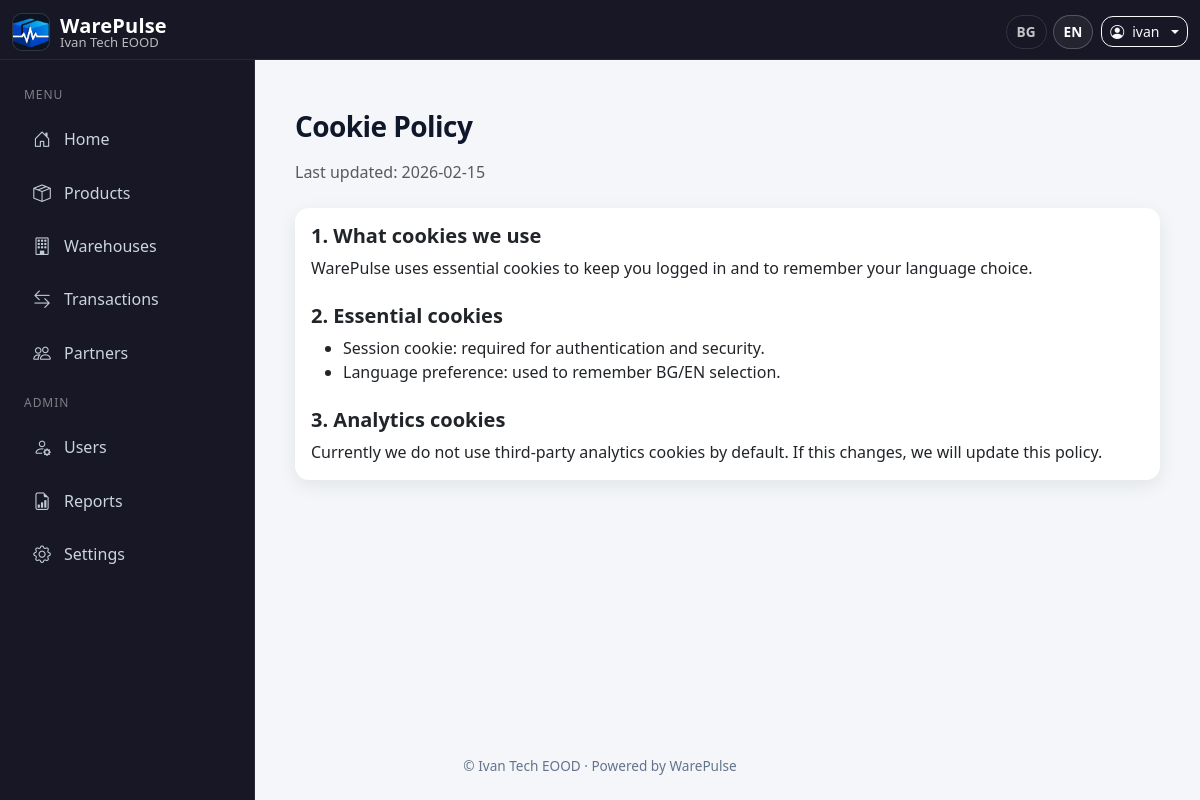
The page /legal/cookies (signed in) on the database its author committed.
### inventory/models.py (models this page shows, shortened)
class AppConfig(db.Model):
    __tablename__ = "app_config"
    id = db.Column(db.Integer, primary_key=True)
    owner_id = db.Column(db.Integer, db.ForeignKey("user.id"), nullable=False, unique=True)
    company_name = db.Column(db.String(120), default="My Company")
    logo_path = db.Column(db.String(200))
    notifications_enabled = db.Column(db.Boolean, default=True)
    low_stock_threshold = db.Column(db.Integer, default=5)
    default_language = db.Column(db.String(10), default="en")
    currency = db.Column(db.String(10), default="EUR")

class User(db.Model, UserMixin):
    __tablename__ = "user"
    id = db.Column(db.Integer, primary_key=True)
    username = db.Column(db.String(150), nullable=False, unique=True)
    email = db.Column(db.String(150), nullable=False, unique=True)
    password = db.Column(db.String(200), nullable=False)
    role = db.Column(db.String(50), nullable=False, default="User")
    created_by_id = db.Column(db.Integer, db.ForeignKey("user.id"), nullable=True)
    login_count = db.Column(db.Integer, default=0, nullable=False)
    last_login_ip = db.Column(db.String(64), nullable=True)
    last_login_country = db.Column(db.String(100), nullable=True)
    last_login_at = db.Column(db.DateTime, nullable=True)
    last_login_user_agent = db.Column(db.String(255), nullable=True)
    force_password_change = db.Column(db.Boolean, default=False, nullable=False)
    password_changed_at = db.Column(db.DateTime, nullable=True)
    email_verified = db.Column(db.Boolean, default=False, nullable=False)
    email_verified_at = db.Column(db.DateTime, nullable=True)
    verification_sent_at = db.Column(db.DateTime, nullable=True)
    company_name = db.Column(db.String(150), nullable=True)
    created_by = db.relationship("User", remote_side=[id], backref="created_users")
    transactions = db.relationship("Transaction", back_populates="user")
    login_events = db.relationship(
        "LoginEvent",
        back_populates="user",
        cascade="all, delete-orphan",
        order_by="desc(LoginEvent.logged_in_at)",
    )

### inventory/routes/legal.py (the view)
@bp.route("/cookies")
def cookies():
    return render_template("legal/cookies.html")

### inventory/utils/translations.py (called while the page is built)
def load_translations(lang, app):
    path = os.path.join('translations', f'{lang}.json')
    if not os.path.exists(path):
        path = os.path.join('translations', f"{app.config['DEFAULT_LANG']}.json")
    with open(path, 'r', encoding='utf-8') as f:
        return json.load(f)

def set_language(app):
    lang = request.args.get('lang')
    if lang and lang in app.config['LANGUAGES']:
        session['lang'] = lang
    elif 'lang' not in session:
        session['lang'] = app.config['DEFAULT_LANG']
    g.lang = session['lang']
    g.translations = load_translations(g.lang, app)

def _(key):
    try:
        return g.translations.get(key, key)
    except Exception:
        return key

### inventory/templates/legal/cookies.html (shortened to what this page needs)
{% extends "base.html" %}
{% block content %}
<div class="container py-4" style="max-width: 900px;">
  <h3 class="fw-bold mb-3">{{ _('Cookie Policy') }}</h3>
  <p class="text-muted mb-4">{{ _('Last updated') }}: 2026-02-15</p>
  <div class="card">
    <div class="card-body">
      <h5 class="fw-semibold">{{ _('1. What cookies we use') }}</h5>
      <p>{{ _('WarePulse uses essential cookies to keep you logged in and to remember your language choice.') }}</p>
      <h5 class="fw-semibold mt-4">{{ _('2. Essential cookies') }}</h5>
      <ul class="mb-0">
        <li>{{ _('Session cookie: required for authentication and security.') }}</li>
        <li>{{ _('Language preference: used to remember BG/EN selection.') }}</li>
      </ul>
      <h5 class="fw-semibold mt-4">{{ _('3. Analytics cookies') }}</h5>
      <p class="mb-0">{{ _('Currently we do not use third-party analytics cookies by default. If this changes, we will update this policy.') }}</p>
    </div>
  </div>
</div>
{% endblock %}

### inventory/templates/base.html (shortened to what this page needs)
<!DOCTYPE html>
<html lang="{{ g.lang or 'en' }}">
<head>
  <link href="https://cdn.jsdelivr.net/npm/bootstrap@5.3.2/dist/css/bootstrap.min.css" rel="stylesheet" />
  <link href="https://cdn.jsdelivr.net/npm/bootstrap-icons@1.11.3/font/bootstrap-icons.css" rel="stylesheet" />
</head>
<body>
<nav class="navbar navbar-dark topbar fixed-top">
  <div class="container-fluid">
    <a class="navbar-brand brand"
       href="{% if current_user.is_authenticated %}
                {% if current_user.role == 'Developer' %}
                  {{ url_for('users.developer_dashboard') }}
                {% else %}
                  {{ url_for('main.index') }}
                {% endif %}
              {% else %}
                {{ url_for('main.landing') }}
              {% endif %}">
      <img src="{{ url_for('static', filename='warepulse-logo.png') }}" alt="WarePulse Logo" />
      <div class="d-flex flex-column">
        <span class="name">WarePulse</span>
        <span class="company">{{ g.app_config.company_name if g.app_config else '' }}</span>
      </div>
    </a>
    <div class="ms-auto d-flex align-items-center gap-2 top-actions">
      {% set current_path = request.full_path %}
      {% if current_path.endswith('?') %}
        {% set current_path = request.path %}
      {% endif %}
      <div class="lang-pill d-none d-sm-flex align-items-center">
        <a href="{{ current_path | replace('lang=bg', '') | replace('lang=en', '') }}{% if '?' in current_path %}&{% else %}?{% endif %}lang=bg"
           class="{% if g.lang=='bg' %}active{% endif %}">BG</a>
        <a href="{{ current_path | replace('lang=bg', '') | replace('lang=en', '') }}{% if '?' in current_path %}&{% else %}?{% endif %}lang=en"
           class="{% if g.lang=='en' %}active{% endif %}">EN</a>
      </div>
      {% if current_user.is_authenticated %}
        <div class="dropdown">
          <a class="btn btn-outline-light btn-sm dropdown-toggle d-flex align-items-center gap-2"
             href="#" id="userDropdown" data-bs-toggle="dropdown" aria-expanded="false">
            <i class="bi bi-person-circle"></i>
            <span class="d-none d-sm-inline">{{ current_user.username }}</span>
          </a>
        </div>
      {% endif %}
    </div>
  </div>
</nav>
{% if current_user.is_authenticated and current_user.role != 'Developer' %}
  <aside id="sidebar" class="sidebar">
    <div class="nav-group-label">{{ _('Menu') }}</div>
    <a href="{{ url_for('main.index') }}"
       class="side-link {% if request.endpoint == 'main.index' %}active{% endif %}">
      <i class="bi bi-house-door"></i> {{ _('Home') }}
    </a>
    <a href="{{ url_for('products.products') }}"
       class="side-link {% if request.endpoint and request.endpoint.startswith('products.') %}active{% endif %}">
      <i class="bi bi-box-seam"></i> {{ _('Products') }}
    </a>
    <a href="{{ url_for('warehouses.warehouses') }}"
       class="side-link {% if request.endpoint and request.endpoint.startswith('warehouses.') %}active{% endif %}">
      <i class="bi bi-building"></i> {{ _('Warehouses') }}
    </a>
    <a href="{{ url_for('transactions.transactions') }}"
       class="side-link {% if request.endpoint and request.endpoint.startswith('transactions.') %}active{% endif %}">
      <i class="bi bi-arrow-left-right"></i> {{ _('Transactions') }}
    </a>
    <a href="{{ url_for('partners.partners') }}"
       class="side-link {% if request.endpoint and request.endpoint.startswith('partners.') %}active{% endif %}">
      <i class="bi bi-people"></i> {{ _('Partners') }}
    </a>
    {% if current_user.role == 'Admin / Owner' %}
      <div class="nav-group-label">{{ _('Admin') }}</div>
      <a href="{{ url_for('users.users') }}"
         class="side-link {% if request.endpoint and request.endpoint.startswith('users.') %}active{% endif %}">
        <i class="bi bi-person-gear"></i> {{ _('Users') }}
      </a>
      <a href="{{ url_for('reports.reports_home') }}"
         class="side-link {% if request.endpoint and request.endpoint.startswith('reports.') %}active{% endif %}">
        <i class="bi bi-file-earmark-bar-graph"></i> {{ _('Reports') }}
      </a>
      <a href="{{ url_for('settings.settings') }}"
         class="side-link {% if request.endpoint and request.endpoint.startswith('settings.') %}active{% endif %}">
        <i class="bi bi-gear"></i> {{ _('Settings') }}
      </a>
    {% endif %}
  </aside>
{% endif %}
<div class="content-wrap">
  <main class="main-content">
    {% block content %}{% endblock %}
  </main>
  <footer class="footer text-center">
    <div class="container">
      {% set company = g.app_config.company_name if g.app_config else '' %}
      © {{ company }} · Powered by WarePulse
    </div>
  </footer>
</div>
</body>
</html>

### inventory/templates/base.html (style rules this page uses)
:root { --sidebar-width: 255px; --bg: #f4f6f9; --surface: #ffffff; --topbar: #171725; --sidebar: #171725; --sidebar-border: rgba(255,255,255,0.08); --text: #0f172a; --muted: #64748b; --link: #cbd5e1; --link-hover: #ffffff; --link-active-bg: rgba(13, 110, 253, 0.18); --primary: #0d6efd; --shadow: 0 0.35rem 1.2rem rgba(15, 23, 42, 0.08); --radius: 14px; }
body { background: var(--bg); color: var(--text); font-family: system-ui, -apple-system, "Segoe UI", Roboto, "Helvetica Neue", Arial, "Noto Sans", "Apple Color Emoji","Segoe UI Emoji"; margin: 0; }
.topbar { background: var(--topbar); border-bottom: 1px solid rgba(255,255,255,0.08); height: 60px; }
.brand { text-decoration: none; display: flex; align-items: center; gap: 10px; min-width: 220px; }
.brand img { height: 38px; width: 38px; border-radius: 10px; object-fit: cover; background: rgba(255,255,255,0.06); border: 1px solid rgba(255,255,255,0.08); }
.brand .name { color: #fff; font-weight: 750; letter-spacing: 0.2px; line-height: 1.05; }
.brand .company { color: rgba(255,255,255,0.7); font-size: 0.82rem; line-height: 1.05; }
.top-actions .btn, .top-actions .dropdown-toggle { border-radius: 12px; }
.lang-pill a { color: rgba(255,255,255,0.75); text-decoration: none; font-weight: 700; font-size: 0.85rem; padding: 6px 10px; border-radius: 999px; border: 1px solid rgba(255,255,255,0.12); margin-left: 6px; display: inline-flex; align-items: center; justify-content: center; min-width: 40px; }
.lang-pill a.active, .lang-pill a:hover { color: #fff; border-color: rgba(255,255,255,0.22); background: rgba(255,255,255,0.06); }
.sidebar { position: fixed; top: 60px; left: 0; width: var(--sidebar-width); height: calc(100% - 60px); background: var(--sidebar); border-right: 1px solid var(--sidebar-border); padding: 14px 10px; overflow-y: auto; z-index: 2000; transform: translateX(0); transition: transform .25s ease; }
.nav-group-label { color: rgba(255,255,255,0.45); font-size: 0.75rem; letter-spacing: .08em; text-transform: uppercase; padding: 12px 14px 6px; }
.side-link { display: flex; align-items: center; gap: 12px; padding: 11px 14px; margin: 5px 8px; border-radius: 12px; text-decoration: none; color: var(--link); transition: background .15s ease, color .15s ease, transform .05s ease; }
.side-link i { font-size: 1.1rem; width: 20px; text-align: center; opacity: 0.95; }
.content-wrap { margin-top: 60px; min-height: calc(100vh - 60px); display: flex; flex-direction: column; }
.main-content { flex: 1; padding: 22px; transition: margin-left .25s ease; }
@media (min-width: 992px) { .main-content { margin-left: var(--sidebar-width); padding: 26px 28px; } }
.card { border: 0; border-radius: var(--radius); box-shadow: var(--shadow); }
.footer { color: var(--muted); font-size: 0.85rem; padding: 16px 0 24px; }
h1, h2, h3 { letter-spacing: -0.02em; }
.brand { flex: 1 1 auto; min-width: 0; }
.top-actions { flex: 0 0 auto; white-space: nowrap; }

### rows shown on the page
AppConfig: app_config "Ivan Tech EOOD", company_name "Ivan Tech EOOD"
User: username "ivan"
